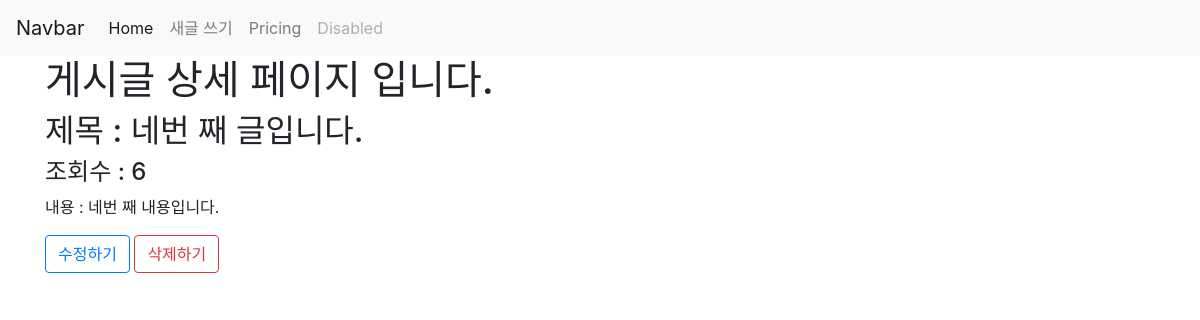
The app's page /posts/4/ with its own data.
### posts/models.py (models this page shows, shortened)
class Post(models.Model):
    class Meta:
        ordering = ['-created_at']
    POST_TYPES = [
        (0, "칼럼"),
        (1, "뉴스"),
        (2, "소설")
    ]
    title = models.CharField(max_length=200,
                            verbose_name="제목")
    content = models.TextField(verbose_name="내용")
    view_count = models.IntegerField(default=0,
                                    verbose_name="조회수")
    _type = models.PositiveSmallIntegerField(choices=POST_TYPES,
                                            verbose_name="게시글타입")
    image = models.ImageField(upload_to="posts/img", blank=True)
    created_at = models.DateTimeField(auto_now_add=True,
                                     verbose_name="등록시간")
    updated_at = models.DateTimeField(auto_now=True,
                                     verbose_name="업데이트시간")

### posts/views.py (the view)
# urls.py: path('<int:post_id>/', show, name="show"),
def show(request, post_id):
    post = get_object_or_404(Post, pk=post_id)
    default_view_count = post.view_count
    post.view_count = default_view_count + 1
    post.save()
    context = {
        'post': post
    }
    return render(request, 'posts/show.html', context)

### posts/templates/posts/show.html (shortened to what this page needs)
{% extends 'base.html' %}
{% block content %}
<div class="container">
    <h1>
    게시글 상세 페이지 입니다.
    </h1>
    <h2>
        제목 : {{ post.title }}
    </h2>
    <h4>
        조회수 : {{ post.view_count }}
    </h4>
    <p>
        내용 : {{ post.content }}
    </p>
    <a href="{% url 'posts:edit' post.pk %}" class="btn btn-outline-primary">수정하기</a>
    <a href="#" class="btn btn-outline-danger" data-toggle="modal" data-target="#exampleModal">삭제하기</a>
</div>
{% endblock %}

### records on screen
Post: title "네번 째 글입니다.", view_count "6", content "네번 째 내용입니다."
